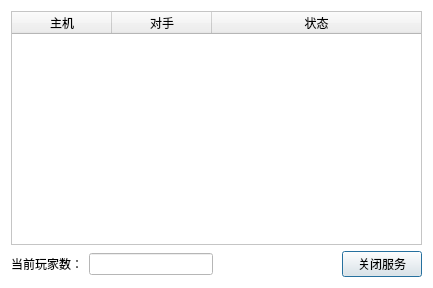
<?xml version="1.0" encoding="UTF-8"?>
<ui version="4.0">
 <class>ServerStatusClass</class>
 <widget class="QDialog" name="ServerStatusClass">
  <property name="geometry">
   <rect>
    <x>0</x>
    <y>0</y>
    <width>433</width>
    <height>288</height>
   </rect>
  </property>
  <property name="palette">
   <palette>
    <active>
     <colorrole role="Base">
      <brush brushstyle="SolidPattern">
       <color alpha="255">
        <red>255</red>
        <green>255</green>
        <blue>255</blue>
       </color>
      </brush>
     </colorrole>
     <colorrole role="Window">
      <brush brushstyle="SolidPattern">
       <color alpha="255">
        <red>255</red>
        <green>255</green>
        <blue>255</blue>
       </color>
      </brush>
     </colorrole>
    </active>
    <inactive>
     <colorrole role="Base">
      <brush brushstyle="SolidPattern">
       <color alpha="255">
        <red>255</red>
        <green>255</green>
        <blue>255</blue>
       </color>
      </brush>
     </colorrole>
     <colorrole role="Window">
      <brush brushstyle="SolidPattern">
       <color alpha="255">
        <red>255</red>
        <green>255</green>
        <blue>255</blue>
       </color>
      </brush>
     </colorrole>
    </inactive>
    <disabled>
     <colorrole role="Base">
      <brush brushstyle="SolidPattern">
       <color alpha="255">
        <red>255</red>
        <green>255</green>
        <blue>255</blue>
       </color>
      </brush>
     </colorrole>
     <colorrole role="Window">
      <brush brushstyle="SolidPattern">
       <color alpha="255">
        <red>255</red>
        <green>255</green>
        <blue>255</blue>
       </color>
      </brush>
     </colorrole>
    </disabled>
   </palette>
  </property>
  <property name="windowTitle">
   <string>网络五子棋 - 服务端</string>
  </property>
  <property name="windowIcon">
   <iconset resource="server.qrc">
    <normaloff>:/Server/Resources/exe.ico</normaloff>:/Server/Resources/exe.ico</iconset>
  </property>
  <layout class="QVBoxLayout" name="verticalLayout">
   <item>
    <widget class="QTableWidget" name="clientStatus_server_TBW">
     <property name="editTriggers">
      <set>QAbstractItemView::NoEditTriggers</set>
     </property>
     <property name="selectionMode">
      <enum>QAbstractItemView::SingleSelection</enum>
     </property>
     <property name="selectionBehavior">
      <enum>QAbstractItemView::SelectRows</enum>
     </property>
     <property name="gridStyle">
      <enum>Qt::SolidLine</enum>
     </property>
     <attribute name="horizontalHeaderStretchLastSection">
      <bool>true</bool>
     </attribute>
     <column>
      <property name="text">
       <string>主机</string>
      </property>
     </column>
     <column>
      <property name="text">
       <string>对手</string>
      </property>
     </column>
     <column>
      <property name="text">
       <string>状态</string>
      </property>
     </column>
    </widget>
   </item>
   <item>
    <layout class="QHBoxLayout" name="horizontalLayout">
     <item>
      <widget class="QLabel" name="label_2">
       <property name="text">
        <string>当前玩家数：</string>
       </property>
      </widget>
     </item>
     <item>
      <widget class="QLineEdit" name="curConnCount_server_LE">
       <property name="enabled">
        <bool>false</bool>
       </property>
      </widget>
     </item>
     <item>
      <spacer name="horizontalSpacer">
       <property name="orientation">
        <enum>Qt::Horizontal</enum>
       </property>
       <property name="sizeHint" stdset="0">
        <size>
         <width>40</width>
         <height>20</height>
        </size>
       </property>
      </spacer>
     </item>
     <item>
      <widget class="QPushButton" name="closeServer_server_BTN">
       <property name="text">
        <string>关闭服务</string>
       </property>
      </widget>
     </item>
    </layout>
   </item>
  </layout>
 </widget>
 <tabstops>
  <tabstop>closeServer_server_BTN</tabstop>
  <tabstop>clientStatus_server_TBW</tabstop>
  <tabstop>curConnCount_server_LE</tabstop>
 </tabstops>
 <resources>
  <include location="server.qrc"/>
 </resources>
 <connections/>
</ui>
